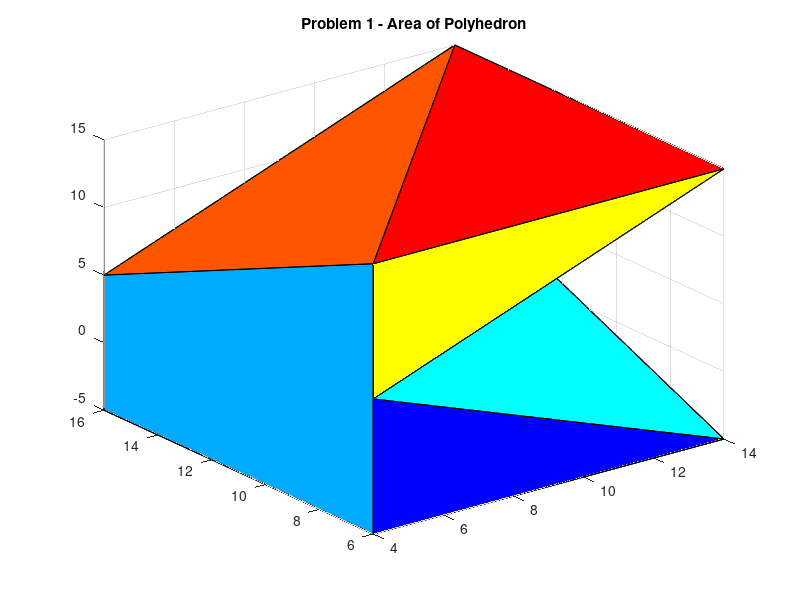

MATLAB code for this plot: (Note: this script raises an error after producing the figure.)
% #####
% Homework 2 Problem 1
% Tyler Estes
% Utkarsh Wani
% #####

%% p1
verts = [4, 6, -5;
    14, 6, -5;
    4, 16, -5;
    4, 6, 5;
    14, 16, 5;
    4, 16, 5;
    4, 6, 15;
    14, 6, 15;
    14, 16, 15]; % vertices

faces = [1, 3, 2, NaN, NaN;
    1, 2, 4, NaN, NaN;
    2, 3, 5, NaN, NaN;
    7, 6, 3, 1, 4;
    2, 5, 4, NaN, NaN;
    3, 6, 9, 5, NaN;
    4, 5, 8, NaN, NaN;
    4, 8, 7, NaN, NaN;
    5, 9, 8, NaN, NaN;
    6, 7, 9, NaN, NaN;
    7, 8, 9, NaN, NaN];

normDirs = [+1, -1, +1, -1, +1, +1, +1, -1, +1, -1, -1];

% plotting
figure()
patch('vertices', verts, 'faces', faces, 'facevertexcdata', jet(length(faces)), 'facecolor', 'flat')
grid on
title('Problem 1 - Area of Polyhedron')
view(3)

% sum the volume of each of the faces then divide by 1/6
total_vol = 0;
for n = 1:length(faces)
    face = faces(n, not(isnan(faces(n, :))));
    vol = VolumeOfFace(verts( face, :));
    vol = vol*normDirs(n);
    total_vol = total_vol + vol;
end
total_vol = total_vol*1/6;
fprintf('Problem 1 - Total Volume = %.2f\n', total_vol)
% error('not implemented: direction from origin')